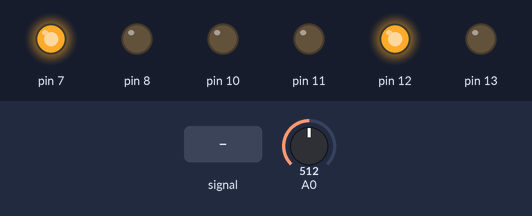
Recording of a sketch running on a simulated Arduino Uno, built with avr-gcc and run on an emulated ATmega328P. Parts: output pins drawn as LEDs (lit = HIGH). Inputs (shaded band) come from the test bench; at power-on: A0 = 512. Random numbers use the default seed unless the sketch sets one.

Above: at 1.2 s.
1.3 s: A0 set to 153
3.0 s: A0 set to 136
At 4.2 s:
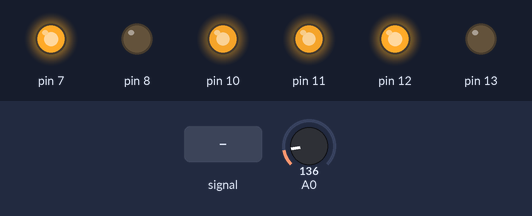
At 5.8 s:
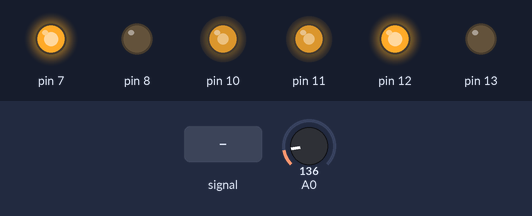
6.0 s: A0 set to 0
Timing chart, 0 to 7.9 s (numbered marks = the images above; inputs shaded):
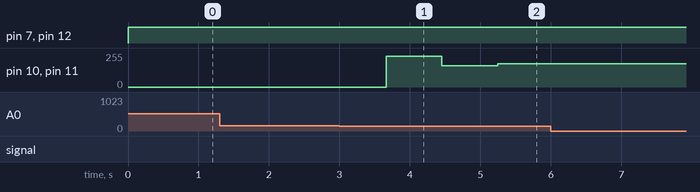

Measured:
- the behaviour switches between 145 and 144 on A0 (found by bisection; images 0 and 1)
- after the input at 3.0 s, pin 10, pin 11: 0/255 → 232/255 after 0.67 s, → 158/255 0.79 s later, → 175/255 0.79 s later

The sketch:

Ultrasonic_M3_MBoard.ino
```cpp
int speed = 128;

void setup()
{
  pinMode(7, OUTPUT);
  pinMode(8, OUTPUT);
  pinMode(10, OUTPUT);
  pinMode(11, OUTPUT);
  pinMode(12, OUTPUT);
  pinMode(13, OUTPUT);
}

void loop()
{
  if (analogRead(0) < 145) {
    speed = random(0, 255);
    delay(random(analogRead(0), analogRead(0) * 10));
  }  else {
    speed = 0;
  }
  digitalWrite(7, HIGH);
  digitalWrite(8, LOW);

  analogWrite(10, speed);

  digitalWrite(12, HIGH);
  digitalWrite(13, LOW);

  analogWrite(11, speed);
}
```
